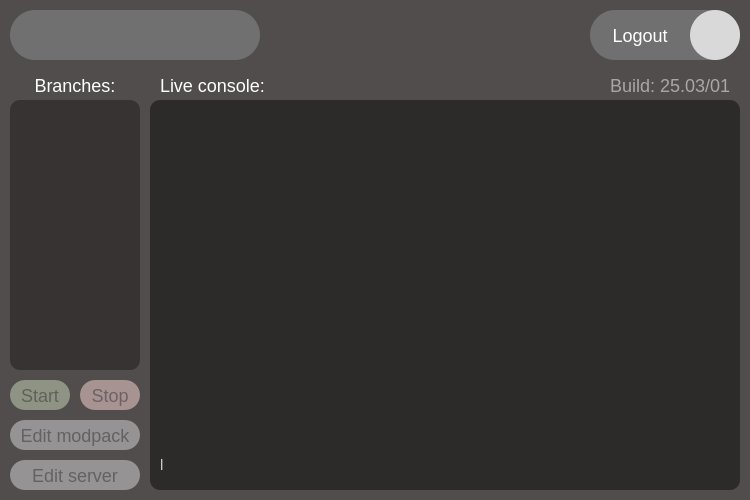
<?xml version="1.0" encoding="UTF-8"?>
<ui version="4.0">
 <class>Dashboard</class>
 <widget class="QWidget" name="Dashboard">
  <property name="geometry">
   <rect>
    <x>0</x>
    <y>0</y>
    <width>750</width>
    <height>500</height>
   </rect>
  </property>
  <property name="windowTitle">
   <string>Form</string>
  </property>
  <widget class="QWidget" name="centralwidget" native="true">
   <property name="geometry">
    <rect>
     <x>0</x>
     <y>0</y>
     <width>750</width>
     <height>500</height>
    </rect>
   </property>
   <property name="styleSheet">
    <string notr="true">background: #514D4D;</string>
   </property>
   <widget class="QWidget" name="MainPageBar" native="true">
    <property name="geometry">
     <rect>
      <x>10</x>
      <y>10</y>
      <width>730</width>
      <height>50</height>
     </rect>
    </property>
    <widget class="QWidget" name="ProfileInfoWidget" native="true">
     <property name="geometry">
      <rect>
       <x>0</x>
       <y>0</y>
       <width>250</width>
       <height>50</height>
      </rect>
     </property>
     <property name="styleSheet">
      <string notr="true">background: #707070;
border-radius: 25px;

font-family: 'Inter SemiBold';
font-size: 18px;

color: #FFFFFF;

</string>
     </property>
     <widget class="QLabel" name="NameBar">
      <property name="geometry">
       <rect>
        <x>10</x>
        <y>10</y>
        <width>190</width>
        <height>30</height>
       </rect>
      </property>
      <property name="styleSheet">
       <string notr="true"/>
      </property>
      <property name="text">
       <string/>
      </property>
     </widget>
     <widget class="QLabel" name="Privileges">
      <property name="geometry">
       <rect>
        <x>210</x>
        <y>10</y>
        <width>30</width>
        <height>30</height>
       </rect>
      </property>
      <property name="text">
       <string/>
      </property>
      <property name="alignment">
       <set>Qt::AlignmentFlag::AlignCenter</set>
      </property>
     </widget>
    </widget>
    <widget class="QWidget" name="ExitButtonHolder" native="true">
     <property name="geometry">
      <rect>
       <x>580</x>
       <y>0</y>
       <width>150</width>
       <height>50</height>
      </rect>
     </property>
     <property name="styleSheet">
      <string notr="true">background: #707070;
border-radius: 25px;
</string>
     </property>
     <widget class="QPushButton" name="ExitButton1">
      <property name="geometry">
       <rect>
        <x>0</x>
        <y>0</y>
        <width>100</width>
        <height>50</height>
       </rect>
      </property>
      <property name="cursor">
       <cursorShape>PointingHandCursor</cursorShape>
      </property>
      <property name="styleSheet">
       <string notr="true">background-color: transparent; 
border: 0px;
font-family: 'Inter SemiBold';
font-size: 18px;

color: #FFFFFF;
</string>
      </property>
      <property name="text">
       <string>Logout</string>
      </property>
     </widget>
     <widget class="QPushButton" name="ExitButton2">
      <property name="geometry">
       <rect>
        <x>100</x>
        <y>0</y>
        <width>50</width>
        <height>50</height>
       </rect>
      </property>
      <property name="cursor">
       <cursorShape>PointingHandCursor</cursorShape>
      </property>
      <property name="styleSheet">
       <string notr="true">background: #D9D9D9;
border-radius: 25px;
</string>
      </property>
      <property name="text">
       <string/>
      </property>
     </widget>
    </widget>
   </widget>
   <widget class="QWidget" name="MainPageField" native="true">
    <property name="geometry">
     <rect>
      <x>10</x>
      <y>70</y>
      <width>730</width>
      <height>420</height>
     </rect>
    </property>
    <widget class="QWidget" name="BranchSection" native="true">
     <property name="geometry">
      <rect>
       <x>0</x>
       <y>0</y>
       <width>130</width>
       <height>420</height>
      </rect>
     </property>
     <widget class="QLabel" name="BranchesLabel">
      <property name="geometry">
       <rect>
        <x>10</x>
        <y>0</y>
        <width>110</width>
        <height>30</height>
       </rect>
      </property>
      <property name="styleSheet">
       <string notr="true">font-family: 'Inter SemiBold';
font-size: 18px;

color: #FFFFFF;

</string>
      </property>
      <property name="text">
       <string>Branches:</string>
      </property>
      <property name="alignment">
       <set>Qt::AlignmentFlag::AlignCenter</set>
      </property>
     </widget>
     <widget class="QWidget" name="Branches" native="true">
      <property name="geometry">
       <rect>
        <x>0</x>
        <y>30</y>
        <width>130</width>
        <height>270</height>
       </rect>
      </property>
      <property name="styleSheet">
       <string notr="true">background: #373333;
border-radius: 10px;
</string>
      </property>
     </widget>
     <widget class="QPushButton" name="StartButton">
      <property name="enabled">
       <bool>false</bool>
      </property>
      <property name="geometry">
       <rect>
        <x>0</x>
        <y>310</y>
        <width>60</width>
        <height>30</height>
       </rect>
      </property>
      <property name="cursor">
       <cursorShape>PointingHandCursor</cursorShape>
      </property>
      <property name="styleSheet">
       <string notr="true">background: rgba(204, 218, 185, 128);
border-radius: 15px;

font-family: 'Inter SemiBold';
font-size: 18px;
line-height: 22px;

color: rgba(50, 50, 50, 128);

</string>
      </property>
      <property name="text">
       <string>Start</string>
      </property>
     </widget>
     <widget class="QPushButton" name="StopButton">
      <property name="enabled">
       <bool>false</bool>
      </property>
      <property name="geometry">
       <rect>
        <x>70</x>
        <y>310</y>
        <width>60</width>
        <height>30</height>
       </rect>
      </property>
      <property name="cursor">
       <cursorShape>PointingHandCursor</cursorShape>
      </property>
      <property name="styleSheet">
       <string notr="true">background: rgba(255, 217, 217, 128);
border-radius: 15px;

font-family: 'Inter SemiBold';
font-size: 18px;
line-height: 22px;

color: rgba(50, 50, 50, 128);

</string>
      </property>
      <property name="text">
       <string>Stop</string>
      </property>
     </widget>
     <widget class="QPushButton" name="EditMPButton">
      <property name="enabled">
       <bool>false</bool>
      </property>
      <property name="geometry">
       <rect>
        <x>0</x>
        <y>350</y>
        <width>130</width>
        <height>30</height>
       </rect>
      </property>
      <property name="cursor">
       <cursorShape>PointingHandCursor</cursorShape>
      </property>
      <property name="styleSheet">
       <string notr="true">background: rgba(217, 217, 217, 128);
border-radius: 15px;

font-family: 'Inter SemiBold';
font-size: 18px;
line-height: 22px;

color: rgba(50, 50, 50, 128);

</string>
      </property>
      <property name="text">
       <string>Edit modpack</string>
      </property>
     </widget>
     <widget class="QPushButton" name="EditServerButton">
      <property name="enabled">
       <bool>false</bool>
      </property>
      <property name="geometry">
       <rect>
        <x>0</x>
        <y>390</y>
        <width>130</width>
        <height>30</height>
       </rect>
      </property>
      <property name="cursor">
       <cursorShape>PointingHandCursor</cursorShape>
      </property>
      <property name="styleSheet">
       <string notr="true">background: rgba(217, 217, 217, 128);
border-radius: 15px;

font-family: 'Inter Semibold';
font-size: 18px;
line-height: 22px;

color: rgba(50, 50, 50, 128);

</string>
      </property>
      <property name="text">
       <string>Edit server</string>
      </property>
     </widget>
    </widget>
    <widget class="QWidget" name="ConsoleSection" native="true">
     <property name="geometry">
      <rect>
       <x>140</x>
       <y>0</y>
       <width>590</width>
       <height>420</height>
      </rect>
     </property>
     <widget class="QLabel" name="ConsoleLabel">
      <property name="geometry">
       <rect>
        <x>10</x>
        <y>0</y>
        <width>120</width>
        <height>30</height>
       </rect>
      </property>
      <property name="styleSheet">
       <string notr="true">font-family: 'Inter SemiBold';
font-size: 18px;
line-height: 22px;

color: #FFFFFF;

</string>
      </property>
      <property name="text">
       <string>Live console:</string>
      </property>
     </widget>
     <widget class="QLabel" name="BuilInfoLabel">
      <property name="geometry">
       <rect>
        <x>430</x>
        <y>0</y>
        <width>150</width>
        <height>30</height>
       </rect>
      </property>
      <property name="styleSheet">
       <string notr="true">font-family: 'Inter SemiBold';
font-size: 18px;
line-height: 22px;

color: rgba(255, 255, 255, 128);


</string>
      </property>
      <property name="text">
       <string>Build: 25.03/01</string>
      </property>
      <property name="alignment">
       <set>Qt::AlignmentFlag::AlignRight|Qt::AlignmentFlag::AlignTrailing|Qt::AlignmentFlag::AlignVCenter</set>
      </property>
     </widget>
     <widget class="QWidget" name="Console" native="true">
      <property name="geometry">
       <rect>
        <x>0</x>
        <y>30</y>
        <width>590</width>
        <height>390</height>
       </rect>
      </property>
      <property name="styleSheet">
       <string notr="true">background: #2D2A2A;
border-radius: 10px;
</string>
      </property>
      <widget class="QWidget" name="horizontalLayoutWidget">
       <property name="geometry">
        <rect>
         <x>10</x>
         <y>349</y>
         <width>571</width>
         <height>31</height>
        </rect>
       </property>
       <layout class="QHBoxLayout" name="horizontalLayout">
        <item>
         <widget class="QLabel" name="ConsoleUsername">
          <property name="styleSheet">
           <string notr="true">font-family: 'Inter SemiBold';
font-size: 15px;
line-height: 17px;

color: #CDCDCD;

</string>
          </property>
          <property name="text">
           <string>l</string>
          </property>
         </widget>
        </item>
        <item>
         <widget class="QLineEdit" name="ConsoleInput">
          <property name="styleSheet">
           <string notr="true">font-family: 'Inter SemiBold';
font-size: 15px;
line-height: 17px;

color: #CDCDCD;

</string>
          </property>
         </widget>
        </item>
       </layout>
      </widget>
     </widget>
    </widget>
   </widget>
  </widget>
 </widget>
 <resources/>
 <connections/>
</ui>
